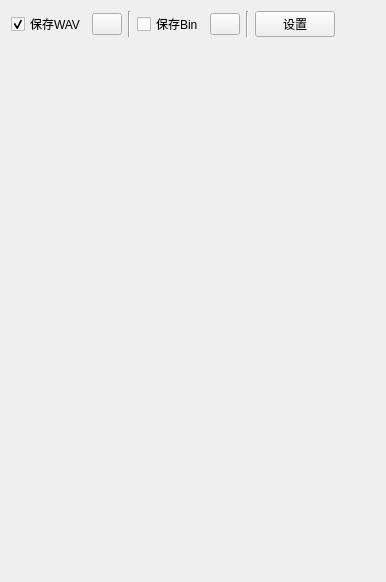
      <widget class="QWidget" name="tab">
       <attribute name="title">
        <string>时域</string>
       </attribute>
       <layout class="QVBoxLayout" name="verticalLayout_2">
        <item>
         <layout class="QHBoxLayout" name="horizontalLayout_25">
          <item>
           <widget class="QCheckBox" name="SaveWAVFileCheckBox">
            <property name="text">
             <string>保存WAV</string>
            </property>
            <property name="checked">
             <bool>true</bool>
            </property>
           </widget>
          </item>
          <item>
           <widget class="QToolButton" name="saveWAVFilePostionBtn">
            <property name="minimumSize">
             <size>
              <width>30</width>
              <height>22</height>
             </size>
            </property>
            <property name="maximumSize">
             <size>
              <width>30</width>
              <height>22</height>
             </size>
            </property>
            <property name="text">
             <string/>
            </property>
            <property name="icon">
             <iconset resource="ResourceFile.qrc">
              <normaloff>:/ResFile/File.png</normaloff>:/ResFile/File.png</iconset>
            </property>
           </widget>
          </item>
          <item>
           <widget class="Line" name="line_18">
            <property name="orientation">
             <enum>Qt::Vertical</enum>
            </property>
           </widget>
          </item>
          <item>
           <widget class="QCheckBox" name="SaveBinFileCheckBox">
            <property name="text">
             <string>保存Bin</string>
            </property>
            <property name="checked">
             <bool>false</bool>
            </property>
           </widget>
          </item>
          <item>
           <widget class="QToolButton" name="saveBinFilePostionBtn">
            <property name="minimumSize">
             <size>
              <width>30</width>
              <height>22</height>
             </size>
            </property>
            <property name="maximumSize">
             <size>
              <width>30</width>
              <height>22</height>
             </size>
            </property>
            <property name="text">
             <string/>
            </property>
            <property name="icon">
             <iconset resource="ResourceFile.qrc">
              <normaloff>:/ResFile/File.png</normaloff>:/ResFile/File.png</iconset>
            </property>
           </widget>
          </item>
          <item>
           <widget class="Line" name="line_15">
            <property name="orientation">
             <enum>Qt::Vertical</enum>
            </property>
           </widget>
          </item>
          <item>
           <widget class="QPushButton" name="TimeDomainSettingBtn">
            <property name="text">
             <string>设置</string>
            </property>
           </widget>
          </item>
          <item>
           <spacer name="horizontalSpacer_8">
            <property name="orientation">
             <enum>Qt::Horizontal</enum>
            </property>
            <property name="sizeHint" stdset="0">
             <size>
              <width>40</width>
              <height>20</height>
             </size>
            </property>
           </spacer>
          </item>
         </layout>
        </item>
        <item>
         <spacer name="verticalSpacer_3">
          <property name="orientation">
           <enum>Qt::Vertical</enum>
          </property>
          <property name="sizeHint" stdset="0">
           <size>
            <width>20</width>
            <height>534</height>
           </size>
          </property>
         </spacer>
        </item>
       </layout>
      </widget>
